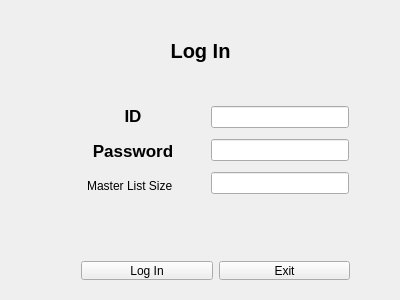
<?xml version="1.0" encoding="UTF-8"?>
<ui version="4.0">
 <class>LogIn</class>
 <widget class="QWidget" name="LogIn">
  <property name="geometry">
   <rect>
    <x>0</x>
    <y>0</y>
    <width>400</width>
    <height>300</height>
   </rect>
  </property>
  <property name="windowTitle">
   <string>LogIn</string>
  </property>
  <widget class="QWidget" name="verticalLayoutWidget_2">
   <property name="geometry">
    <rect>
     <x>200</x>
     <y>90</y>
     <width>160</width>
     <height>121</height>
    </rect>
   </property>
   <layout class="QVBoxLayout" name="verticalLayout_2">
    <item>
     <widget class="QLineEdit" name="ID_edit"/>
    </item>
    <item>
     <widget class="QLineEdit" name="PW_edit"/>
    </item>
    <item>
     <widget class="QLineEdit" name="Size_edit"/>
    </item>
   </layout>
  </widget>
  <widget class="QLabel" name="label">
   <property name="geometry">
    <rect>
     <x>0</x>
     <y>30</y>
     <width>401</width>
     <height>41</height>
    </rect>
   </property>
   <property name="font">
    <font>
     <pointsize>15</pointsize>
     <weight>75</weight>
     <bold>true</bold>
    </font>
   </property>
   <property name="text">
    <string>Log In</string>
   </property>
   <property name="scaledContents">
    <bool>false</bool>
   </property>
   <property name="alignment">
    <set>Qt::AlignCenter</set>
   </property>
   <property name="margin">
    <number>0</number>
   </property>
  </widget>
  <widget class="QWidget" name="horizontalLayoutWidget">
   <property name="geometry">
    <rect>
     <x>70</x>
     <y>250</y>
     <width>291</width>
     <height>41</height>
    </rect>
   </property>
   <layout class="QHBoxLayout" name="horizontalLayout">
    <item>
     <widget class="QPushButton" name="push_login">
      <property name="text">
       <string>Log In</string>
      </property>
     </widget>
    </item>
    <item>
     <widget class="QPushButton" name="push_exit">
      <property name="text">
       <string>Exit</string>
      </property>
     </widget>
    </item>
   </layout>
  </widget>
  <widget class="QWidget" name="verticalLayoutWidget">
   <property name="geometry">
    <rect>
     <x>70</x>
     <y>90</y>
     <width>126</width>
     <height>121</height>
    </rect>
   </property>
   <layout class="QVBoxLayout" name="verticalLayout">
    <item>
     <widget class="QLabel" name="label_3">
      <property name="font">
       <font>
        <pointsize>13</pointsize>
        <weight>75</weight>
        <bold>true</bold>
       </font>
      </property>
      <property name="text">
       <string>ID</string>
      </property>
      <property name="alignment">
       <set>Qt::AlignCenter</set>
      </property>
     </widget>
    </item>
    <item>
     <widget class="QLabel" name="label_2">
      <property name="font">
       <font>
        <pointsize>13</pointsize>
        <weight>75</weight>
        <bold>true</bold>
       </font>
      </property>
      <property name="text">
       <string>Password</string>
      </property>
      <property name="alignment">
       <set>Qt::AlignCenter</set>
      </property>
     </widget>
    </item>
    <item>
     <widget class="QLabel" name="label_4">
      <property name="text">
       <string>   Master List Size     </string>
      </property>
      <property name="alignment">
       <set>Qt::AlignCenter</set>
      </property>
     </widget>
    </item>
   </layout>
  </widget>
 </widget>
 <layoutdefault spacing="6" margin="11"/>
 <resources/>
 <connections/>
</ui>
